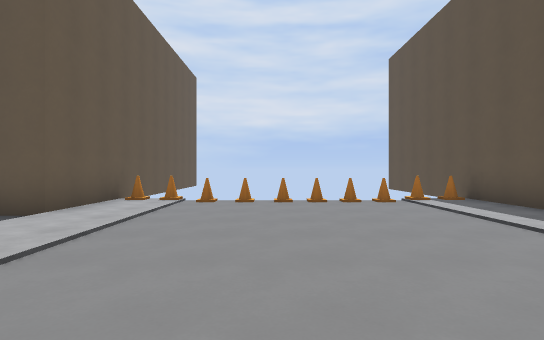
[1] (above)

20 first-person views from a walk through a Godot game level. The camera is 1.4 m above the floor, looks level and sees 80° across. The floor is counted in squares, 2 m on a side. Each view is taken from the middle of a square. On the plan, view 1 faces up. The plan holds only what a view shows up to about 10 squares ahead; the rest is blank. The place goes on beyond the plan. Some surface patterns are stand-ins.

[2]
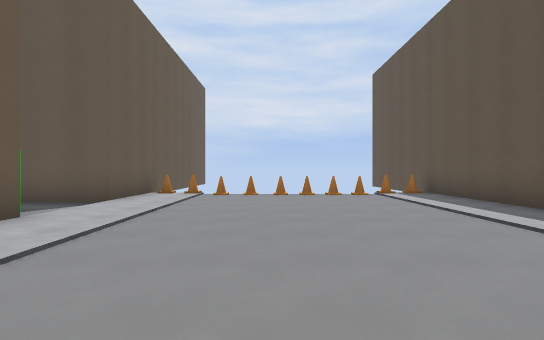

[3]
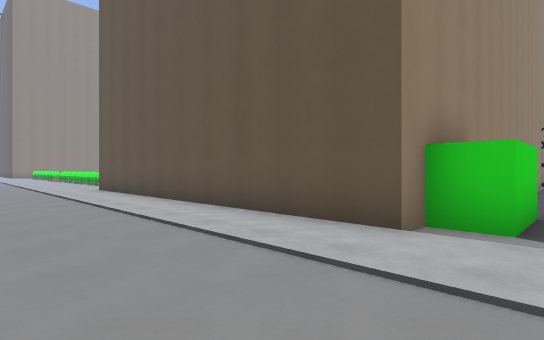

[4]
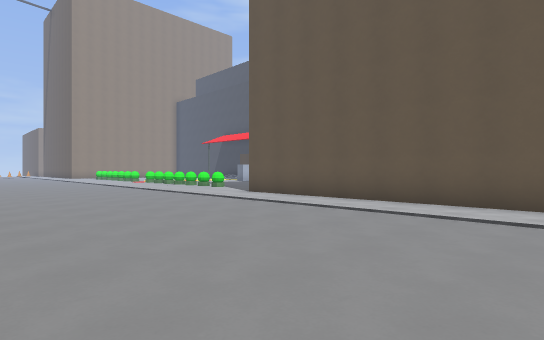

[5]
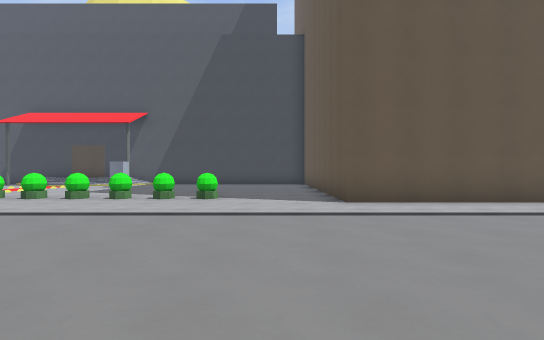

[6]
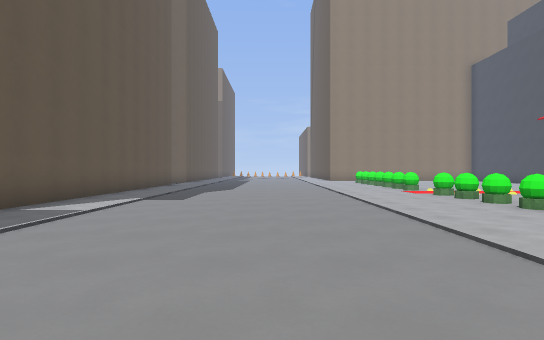

[7]
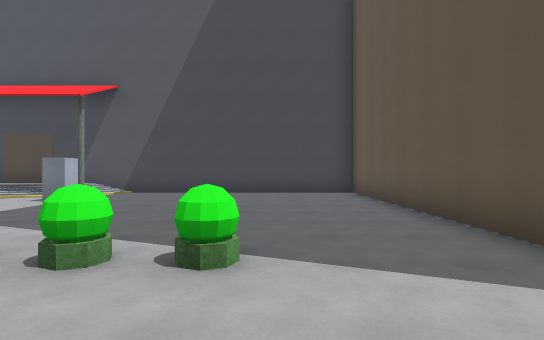

[8]
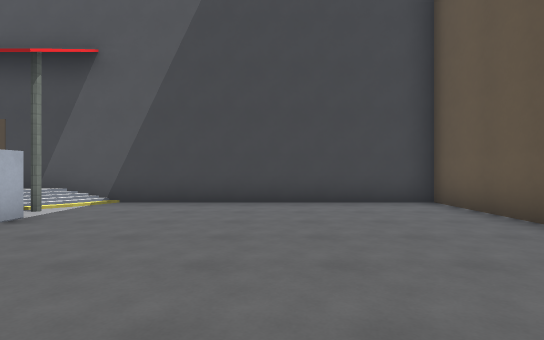

[9]
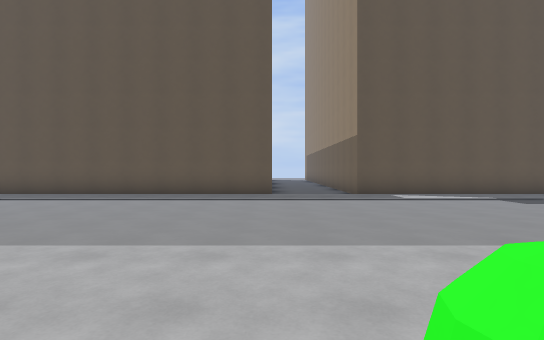

[10]
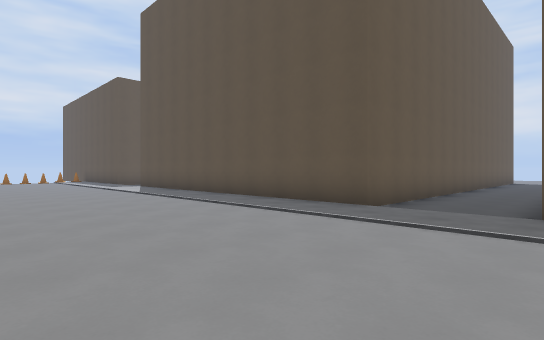

[11]
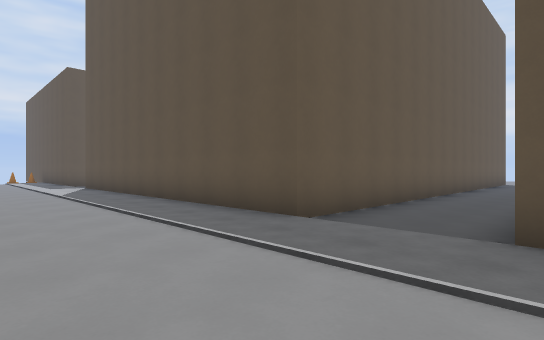

[12]
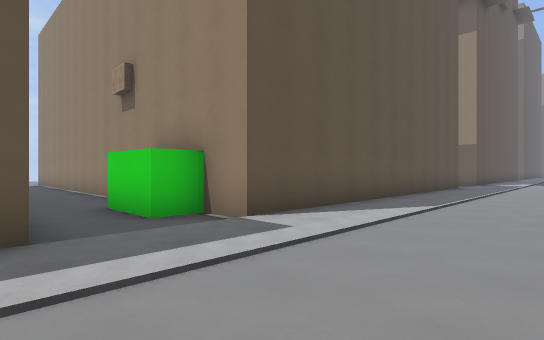

[13]
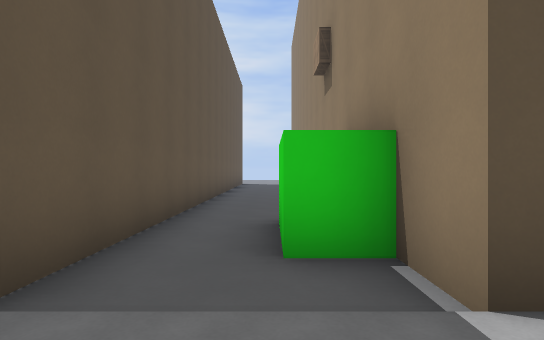

[14]
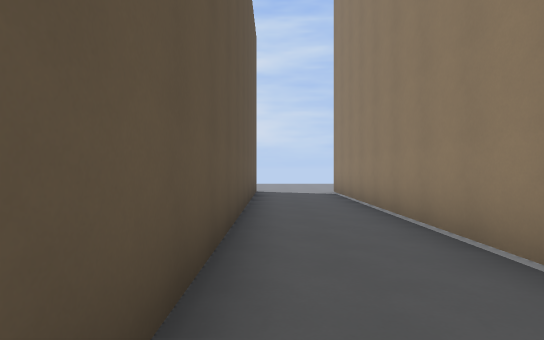

[15]
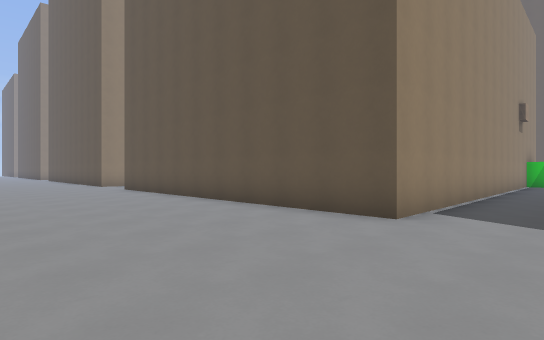

[16]
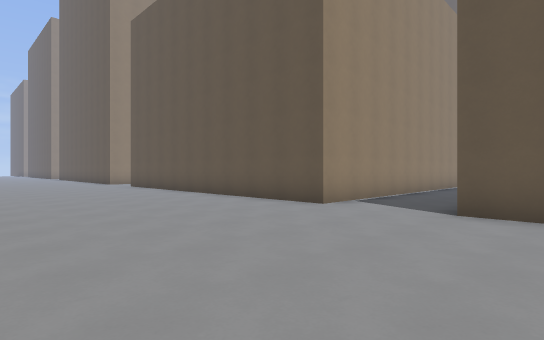

[17]
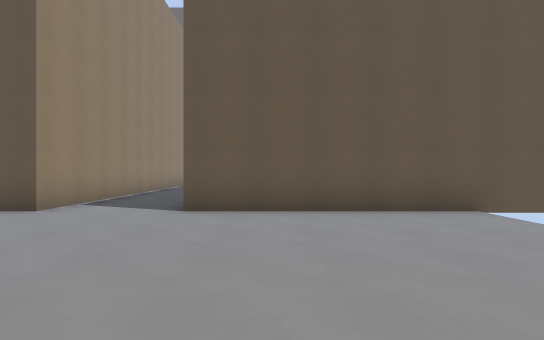

[18]
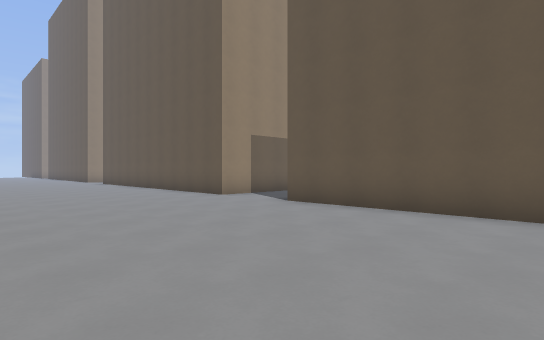

[19]
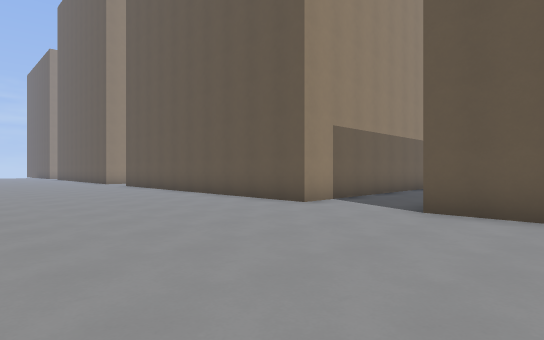

[20]
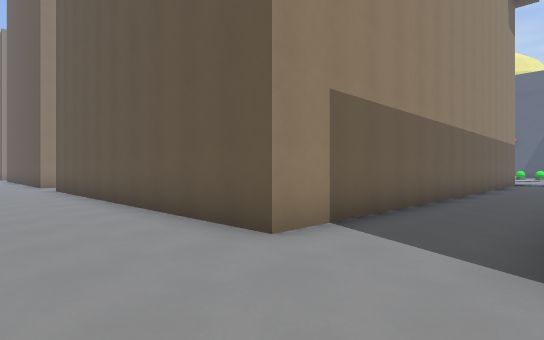

### Floor plan
Key: @ floor where view 1 was taken; # wall or solid block; . floor; / step, stairs or slope; D closed door; v drop or lower ground; B block; P planter; I pillar; O other object.
Columns run from 13 left of view 1 to 25 right of it. Each row starts with its distance up from view 1.
 10           v       #
  9           v       #             #v
  8          #v       #             #v
  7          #OOOOOOOO#             #...
  6          #........#             #....
  5         ##........#             #.....
  4         ..........#             #......
  3    ....BB.........###############......
  2 BBBBBBBBBB.............................
  1          B.........BB..................
  0          B...@....BBBBBBBBBBBBBBB......
 -1          B........B             B......
 -2          B........B             B.....
 -3          B........B             B.....
 -4          B........B             B.....
 -5          B........B             B......
 -6          B........B             B......
 -7  BBBBBBBBB........B             B......
 -8  #................B             B......
 -9  #................B             B......
-10  #.......P........BBBBBBBB      B......
-11  #.......P.............................
-12  #.......P.............................
-13  #.......P........B    BBBBBBBBBB......
-14  #.......P........B             B.....
-15  #/I.....P........B             B.....
-16  #/.. ............B             B.....
-17  D//    P.........B             B.....
-18  D       .........B             B.....

Positions as (right, up) in squares from view 1, and headings:
1: (0, 0), facing up
2: (0, -2), facing up
3: (0, 4), facing down-left
4: (3, 0), facing down-left
5: (3, -9), facing left
6: (0, -8), facing down
7: (-2, -10), facing left
8: (-5, -11), facing left
9: (-5, -10), facing right
10: (-1, -13), facing up-right
11: (1, -13), facing up-right
12: (1, 3), facing down-right
13: (3, 1), facing right
14: (9, 2), facing right
15: (24, 2), facing down-left
16: (25, 4), facing down-left
17: (25, 4), facing left
18: (25, -5), facing down-left
19: (25, -8), facing down-left
20: (22, -10), facing down-left
